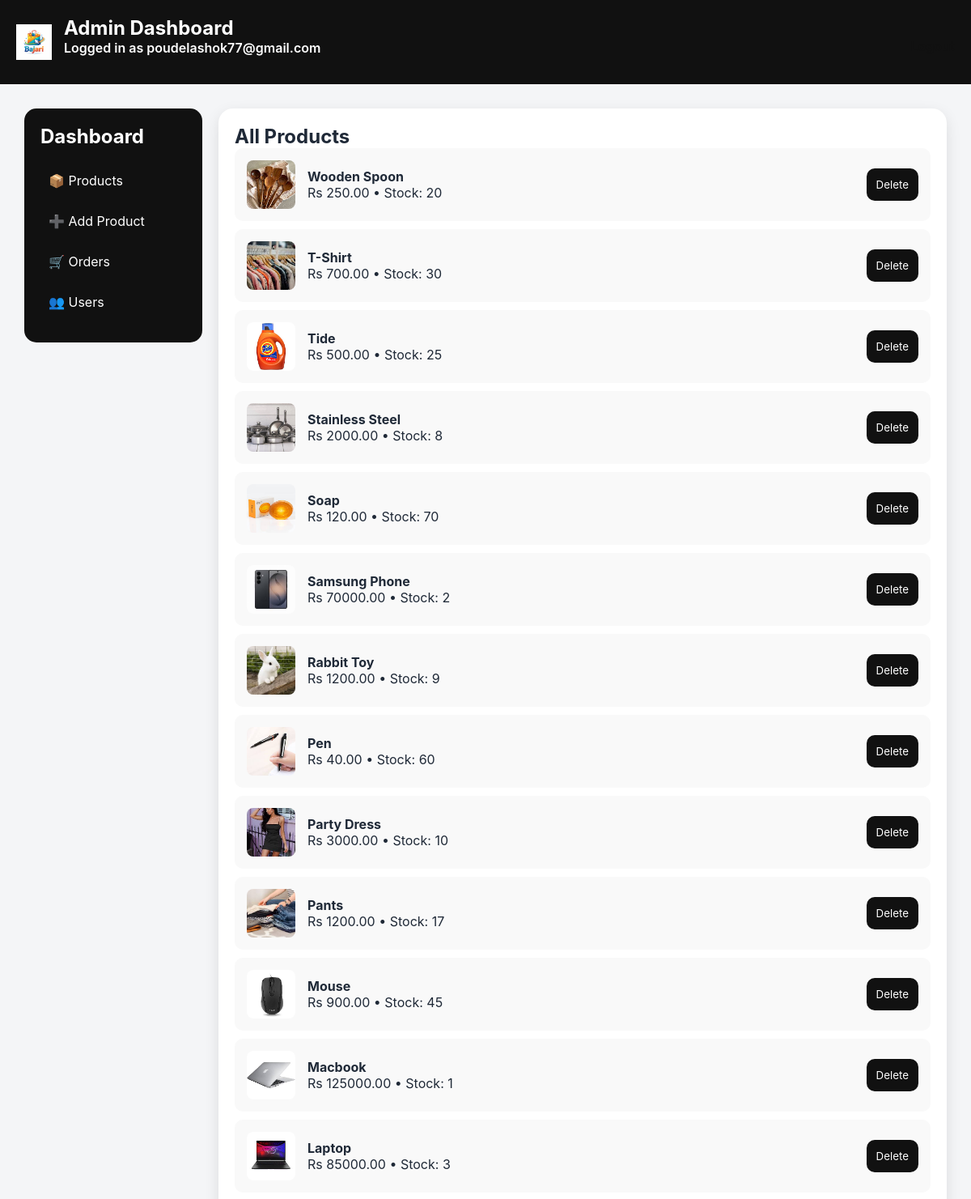
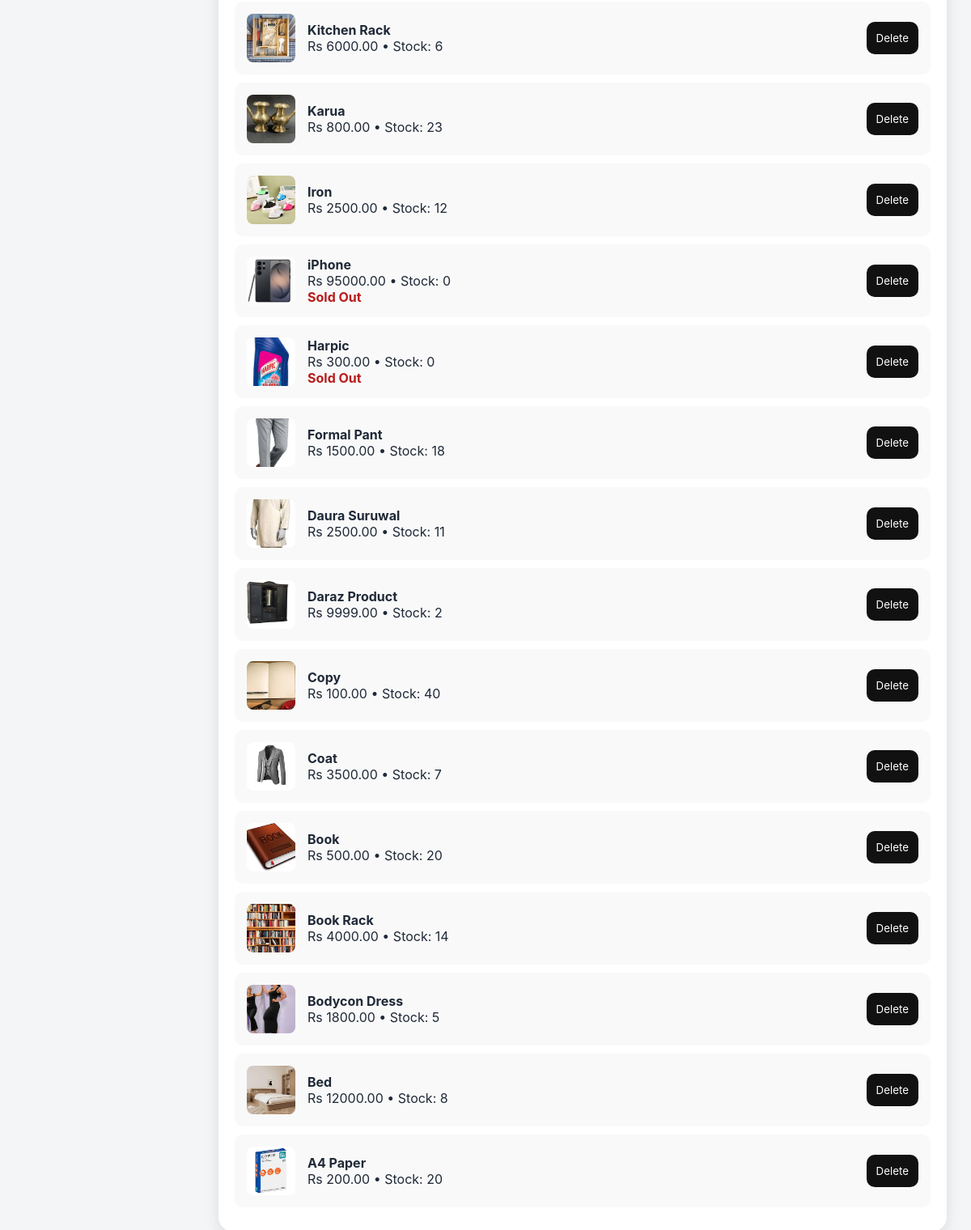
Screenshot of /Admin.php (signed in) with the database file from the repository (2 pictures, top to bottom).
### tables this page shows
CREATE TABLE IF NOT EXISTS products (
  id INT AUTO_INCREMENT PRIMARY KEY,
  name VARCHAR(255) NOT NULL,
  price DECIMAL(10,2) NOT NULL,
  image VARCHAR(255) NOT NULL,
  stock INT NOT NULL DEFAULT 20,
  created_at TIMESTAMP DEFAULT CURRENT_TIMESTAMP
);

### Admin.php (the view, shortened to what this page needs)
<?php
include 'backend/db.php';
$error = '';
$showDashboard = false;
if (isset($_SESSION['admin_logged_in']) && $_SESSION['admin_logged_in'] === true) {
    $showDashboard = true;
}
if ($showDashboard) {
    $products = [];
    $result = $conn->query('SELECT id, name, price, image, stock FROM products ORDER BY id DESC');
    if ($result) {
        while ($row = $result->fetch_assoc()) {
            $products[] = $row;
        }
    }
}
?>
<!DOCTYPE html>
<html lang="en">
<head>
<link rel="stylesheet" href="assets/css/style.css">
</head>
<body>
<?php if (!$showDashboard): ?>
<div class="login-wrapper">
  <div class="login-card">
    <h2>Admin Login</h2>
    <?php if ($error): ?>
      <div class="error-message"><?php echo htmlspecialchars($error); ?></div>
    <?php endif; ?>
    <form method="POST" onsubmit="return validateAdminLogin();">
      <input type="hidden" name="action" value="admin_login">
      <label for="admin-email">Email</label>
      <input id="admin-email" type="email" name="email" placeholder="Enter admin email" required>
      <label for="admin-password">Password</label>
      <input id="admin-password" type="password" name="password" placeholder="Enter password" required>
      <button type="submit">Login</button>
    </form>
  </div>
</div>
<script>
function validateAdminLogin() {
  const email = document.getElementById('admin-email').value.trim();
  const password = document.getElementById('admin-password').value;
  const emailPattern = /^[^\s@]+@[^\s@]+\.[^\s@]+$/;
  if (!email) {
    alert('Please enter your admin email.');
    return false;
  }
  if (!emailPattern.test(email)) {
    alert('Enter a valid email address.');
    return false;
  }
  if (!password) {
    alert('Please enter your password.');
    return false;
  }
  if (password.length < 8) {
    alert('Password must be at least 8 characters long.');
    return false;
  }
  return true;
}
</script>
<?php else: ?>
<header style="padding: 20px; background:#111; color:white; display:flex; justify-content:space-between; align-items:center;">
  <div style="display:flex; align-items:center; gap:15px;">
    <img src="assets/images/photos/logo.png" alt="Logo" style="height:44px;">
    <div>
      <h1 style="margin:0; font-size:24px;">Admin Dashboard</h1>
      <div class="user-status">Logged in as <?php echo htmlspecialchars($_SESSION['admin_email']); ?></div>
    </div>
  </div>
  <div>
    <a class="logout-link" href="Admin.php?logout=1">Logout</a>
  </div>
</header>
<div class="admin-container">
  <div class="sidebar">
    <h2>Dashboard</h2>
    <a onclick="showSection('products')">📦 Products</a>
    <a onclick="showSection('add')">➕ Add Product</a>
    <a onclick="showSection('orders')">🛒 Orders</a>
    <a onclick="showSection('users')">👥 Users</a>
  </div>
  <div class="content">
    <div id="products" class="admin-card">
      <h2>All Products</h2>
      <div id="product-list">
        <?php foreach ($products as $product): ?>
          <div class="admin-product">
            <div style="display:flex; gap:15px; align-items:center;">
              <img src="<?php echo htmlspecialchars($product['image']); ?>" alt="<?php echo htmlspecialchars($product['name']); ?>">
              <div>
                <h4><?php echo htmlspecialchars($product['name']); ?></h4>
                <p>Rs <?php echo htmlspecialchars($product['price']); ?> • Stock: <?php echo intval($product['stock']); ?></p>
                <?php if (intval($product['stock']) <= 0): ?>
                  <div style="color:#b91c1c; font-weight:700;">Sold Out</div>
                <?php endif; ?>
              </div>
            </div>
            <form method="POST" style="margin:0;">
              <button type="submit" class="delete-btn">Delete</button>
            </form>
          </div>
        <?php endforeach; ?>
      </div>
    </div>
  </div>
</div>
<?php endif; ?>
</body>
</html>

### assets/css/style.css (style rules this page uses)
* { margin: 0; padding: 0; box-sizing: border-box; font-family: 'Inter', sans-serif; }
body { background: linear-gradient(180deg, #f8f7ff 0%, #e7e3ff 100%); color: #1f2937; }
header { display: flex; justify-content: space-between; align-items: center; padding: 20px 40px; background: rgba(17, 24, 39, 0.95); color: white; position: sticky; top: 0; z-index: 10; backdrop-filter: blur(10px); }

### Admin.php (style rules this page uses)
body { background: #f4f5f7; }
.admin-container { display: flex; gap: 20px; padding: 30px; }
.sidebar { width: 220px; background: #111; color: white; border-radius: 15px; padding: 20px; height: fit-content; }
.sidebar h2 { margin-bottom: 20px; }
.sidebar a { display: block; margin: 10px 0; padding: 10px; border-radius: 8px; color: white; text-decoration: none; cursor: pointer; }
.content { flex: 1; }
.admin-card { background: white; padding: 20px; border-radius: 18px; box-shadow: 0 6px 18px rgba(0,0,0,0.1); margin-bottom: 20px; }
.admin-product { display: flex; justify-content: space-between; align-items: center; background: #f9f9f9; padding: 15px; border-radius: 10px; margin-bottom: 10px; }
.admin-product img { width: 60px; height: 60px; object-fit: cover; border-radius: 8px; }
.delete-btn { background: red; color: white; border: none; padding: 8px 15px; border-radius: 8px; cursor: pointer; }
.admin-card button, .login-card button { width: 100%; padding: 12px; border: none; border-radius: 10px; background: #111; color: white; cursor: pointer; }
.logout-link { display: inline-block; margin-top: 10px; color: #111; text-decoration: none; font-weight: bold; }
.user-status { margin-bottom: 15px; font-weight: 600; }

### rows the page displays
products: image (picture), name "Wooden Spoon", price "250.00", stock "20"
products: image (picture), name "T-Shirt", price "700.00", stock "30"
products: image (picture), name "Tide", price "500.00", stock "25"
products: image (picture), name "Stainless Steel", price "2000.00", stock "8"
products: image (picture), name "Soap", price "120.00", stock "70"
products: image (picture), name "Samsung Phone", price "70000.00", stock "2"
products: image (picture), name "Rabbit Toy", price "1200.00", stock "9"
products: image (picture), name "Pen", price "40.00", stock "60"
products: image (picture), name "Party Dress", price "3000.00", stock "10"
products: image (picture), name "Pants", price "1200.00", stock "17"
products: image (picture), name "Mouse", price "900.00", stock "45"
products: image (picture), name "Macbook", price "125000.00", stock "1"
products: image (picture), name "Laptop", price "85000.00", stock "3"
products: image (picture), name "Kitchen Rack", price "6000.00", stock "6"
products: image (picture), name "Karua", price "800.00", stock "23"
products: image (picture), name "Iron", price "2500.00", stock "12"
products: image (picture), name "iPhone", price "95000.00", stock "0", shows "Sold Out"
products: image (picture), name "Harpic", price "300.00", stock "0", shows "Sold Out"
products: image (picture), name "Formal Pant", price "1500.00", stock "18"
products: image (picture), name "Daura Suruwal", price "2500.00", stock "11"
products: image (picture), name "Daraz Product", price "9999.00", stock "2"
products: image (picture), name "Copy", price "100.00", stock "40"
products: image (picture), name "Coat", price "3500.00", stock "7"
products: image (picture), name "Book", price "500.00", stock "20"
products: image (picture), name "Book Rack", price "4000.00", stock "14"
products: image (picture), name "Bodycon Dress", price "1800.00", stock "5"
products: image (picture), name "Bed", price "12000.00", stock "8"
products: image (picture), name "A4 Paper", price "200.00", stock "20"

### other values shown
$_SESSION['admin_email'] "poudelashok77@gmail.com"
